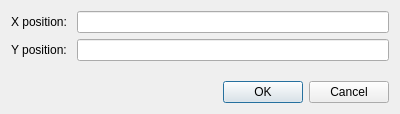
<?xml version="1.0" encoding="UTF-8"?>
<ui version="4.0">
 <class>UserDrawConfigPointsElementDialog</class>
 <widget class="QDialog" name="UserDrawConfigPointsElementDialog">
  <property name="geometry">
   <rect>
    <x>0</x>
    <y>0</y>
    <width>400</width>
    <height>114</height>
   </rect>
  </property>
  <property name="windowTitle">
   <string>Configure one point</string>
  </property>
  <layout class="QVBoxLayout" name="verticalLayout">
   <item>
    <layout class="QHBoxLayout" name="horizontalLayout">
     <item>
      <widget class="QLabel" name="label">
       <property name="text">
        <string>X position: </string>
       </property>
      </widget>
     </item>
     <item>
      <widget class="QLineEdit" name="XPositionLineEdit"/>
     </item>
    </layout>
   </item>
   <item>
    <layout class="QHBoxLayout" name="horizontalLayout_2">
     <item>
      <widget class="QLabel" name="label_2">
       <property name="text">
        <string>Y position: </string>
       </property>
      </widget>
     </item>
     <item>
      <widget class="QLineEdit" name="YPositionLineEdit"/>
     </item>
    </layout>
   </item>
   <item>
    <spacer name="verticalSpacer">
     <property name="orientation">
      <enum>Qt::Vertical</enum>
     </property>
     <property name="sizeHint" stdset="0">
      <size>
       <width>20</width>
       <height>8</height>
      </size>
     </property>
    </spacer>
   </item>
   <item>
    <widget class="QDialogButtonBox" name="buttonBox">
     <property name="orientation">
      <enum>Qt::Horizontal</enum>
     </property>
     <property name="standardButtons">
      <set>QDialogButtonBox::Cancel|QDialogButtonBox::Ok</set>
     </property>
    </widget>
   </item>
  </layout>
 </widget>
 <resources/>
 <connections>
  <connection>
   <sender>buttonBox</sender>
   <signal>accepted()</signal>
   <receiver>UserDrawConfigPointsElementDialog</receiver>
   <slot>accept()</slot>
   <hints>
    <hint type="sourcelabel">
     <x>248</x>
     <y>254</y>
    </hint>
    <hint type="destinationlabel">
     <x>157</x>
     <y>274</y>
    </hint>
   </hints>
  </connection>
  <connection>
   <sender>buttonBox</sender>
   <signal>rejected()</signal>
   <receiver>UserDrawConfigPointsElementDialog</receiver>
   <slot>reject()</slot>
   <hints>
    <hint type="sourcelabel">
     <x>316</x>
     <y>260</y>
    </hint>
    <hint type="destinationlabel">
     <x>286</x>
     <y>274</y>
    </hint>
   </hints>
  </connection>
 </connections>
</ui>
